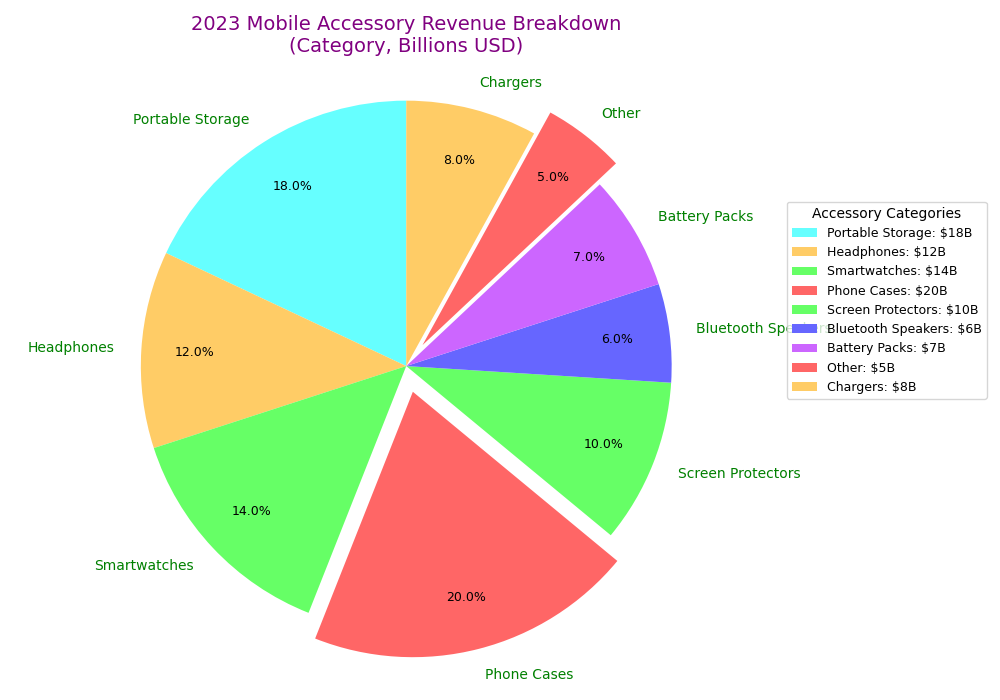

Recreate this plot in Python.
import matplotlib.pyplot as plt

accessories = [
    'Portable Storage', 
    'Headphones', 
    'Smartwatches', 
    'Phone Cases', 
    'Screen Protectors', 
    'Bluetooth Speakers',
    'Battery Packs', 
    'Other', 
    'Chargers'
]
revenues = [18, 12, 14, 20, 10, 6, 7, 5, 8]

new_colors = [
    '#66ffff', 
    '#ffcc66', 
    '#66ff66', 
    '#ff6666', 
    '#66ff66', 
    '#6666ff',
    '#cc66ff', 
    '#ff6666', 
    '#ffcc66'
]

explode = (0, 0, 0, 0.1, 0, 0, 0, 0.1, 0)

fig, ax = plt.subplots(figsize=(10, 7))
wedges, texts, autotexts = ax.pie(
    revenues, 
    labels=accessories, 
    colors=new_colors, 
    autopct='%1.1f%%', 
    startangle=90,
    explode=explode,
    pctdistance=0.8
)

for text in texts:
    text.set_fontsize(10)
    text.set_color('green')
for autotext in autotexts:
    autotext.set_fontsize(9)
    autotext.set_color('black')

plt.title(
    "2023 Mobile Accessory Revenue Breakdown\n(Category, Billions USD)",
    fontsize=14,
    fontweight='normal',
    color='purple',
    pad=15
)

plt.axis('equal')

ax.legend(
    wedges, 
    [f'{accessory}: ${revenue}B' for accessory, revenue in zip(accessories, revenues)], 
    title="Accessory Categories", 
    loc="upper right", 
    bbox_to_anchor=(1.25, 0.8), 
    fontsize=9
)

plt.grid(visible=True, linestyle='--', color='gray', linewidth=0.5)

plt.tight_layout()

plt.show()
